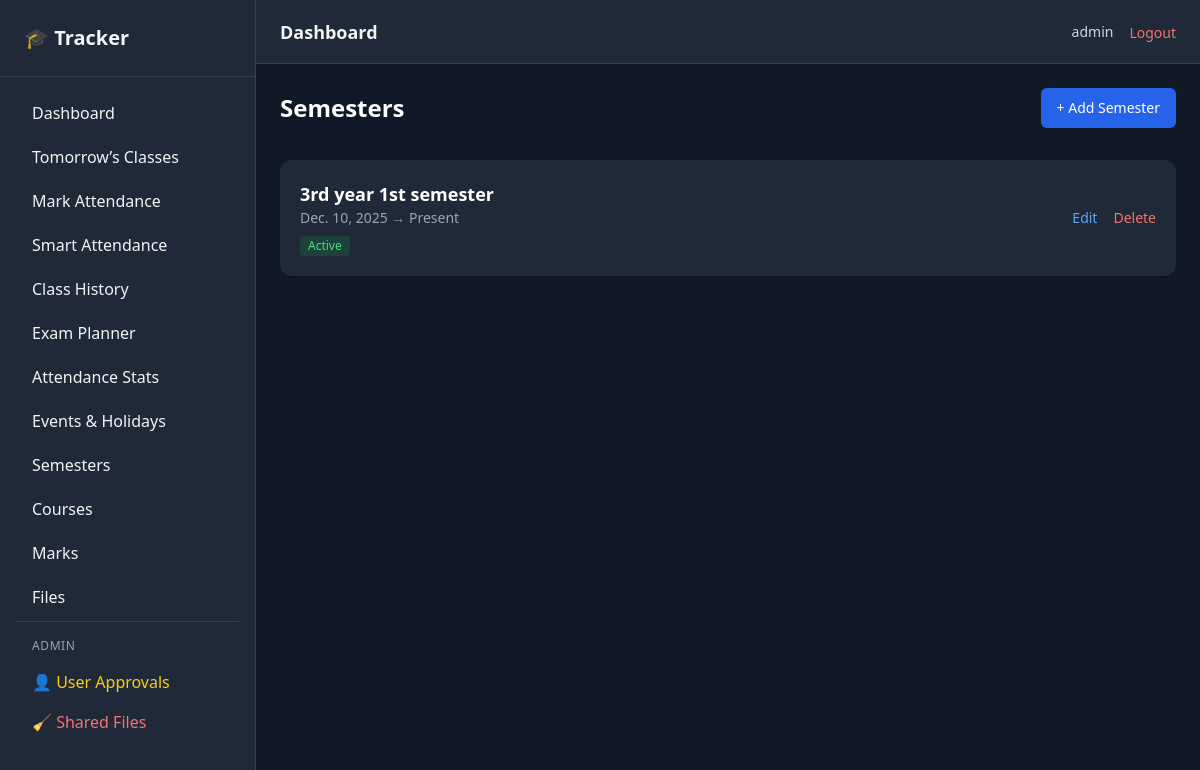
The app's page /semesters/ (signed in), older data.
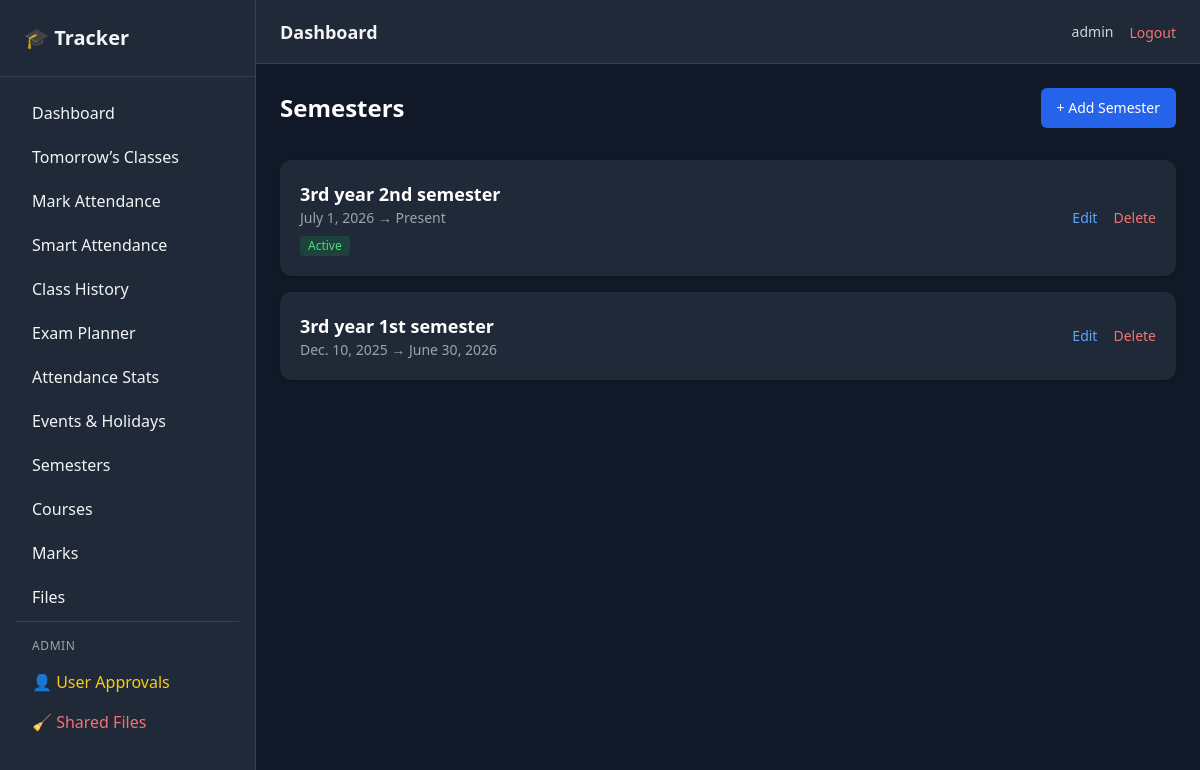
The same page, newer data.
### core/models.py (models this page shows, shortened)
class User(AbstractUser):
    email = models.EmailField(unique=True)
    full_name = models.CharField(max_length=200, null=True, blank=True)
    mobile = models.CharField(max_length=20, null=True, blank=True)
    university = models.CharField(
        max_length=200,
        blank=True,
        null=True
    )
    dob = models.DateField(
        blank=True,
        null=True
    )
    is_approved = models.BooleanField(default=False)

class Semester(models.Model):
    user = models.ForeignKey(
        settings.AUTH_USER_MODEL,
        on_delete  = models.CASCADE,
        related_name = 'semesters'
    )
    name = models.CharField(max_length=100)
    start_date = models.DateField()
    end_date = models.DateField(null=True, blank=True)
    is_active  = models.BooleanField(default=False)
    class Meta:
        ordering = ['-start_date']

### core/views.py (the view)
# urls.py: path('semesters/', views.semester_list, name='semester_list'),
@login_required
def semester_list(request):
    semesters = Semester.objects.filter(user=request.user)
    context ={
        'semesters':semesters
    }
    return render(request, 'semester/list.html', context)

### templates/semester/list.html
{% extends 'base/base.html' %}
{% block content %}
<div class="flex justify-between items-center mb-8">
    <h2 class="text-2xl font-semibold text-white">
        Semesters
    </h2>
    <a href="{% url 'semester_create' %}"
       class="bg-blue-600 text-white px-4 py-2.5 rounded-md text-sm font-medium
              hover:bg-blue-500 transition">
        + Add Semester
    </a>
</div>
<div class="space-y-4">
    {% for s in semesters %}
        <div class="bg-gray-800 p-5 rounded-xl shadow
                    flex justify-between items-center
                    hover:bg-gray-700 transition">
            <div>
                <h3 class="text-lg font-semibold text-white">
                    {{ s.name }}
                </h3>
                <p class="text-sm text-gray-400">
                    {{ s.start_date }}
                    {% if s.end_date %}
                        → {{ s.end_date }}
                    {% else %}
                        → Present
                    {% endif %}
                </p>
                {% if s.is_active %}
                    <span class="inline-block mt-2 text-xs font-medium
                                 bg-green-600/20 text-green-400
                                 px-2 py-0.5 rounded">
                        Active
                    </span>
                {% endif %}
            </div>
            <div class="flex items-center gap-4 text-sm">
                <a href="{% url 'semester_edit' s.id %}"
                   class="text-blue-400 hover:underline">
                    Edit
                </a>
                <a href="{% url 'semester_delete' s.id %}"
                   class="text-red-400 hover:underline">
                    Delete
                </a>
            </div>
        </div>
    {% empty %}
        <p class="text-gray-400 text-center">
            No semesters added.
        </p>
    {% endfor %}
</div>
{% endblock %}

### templates/base/base.html (shortened to what this page needs)
<!DOCTYPE html>
<html lang="en">
<head>
    <script src="https://cdn.tailwindcss.com"></script>
</head>
<body class="dark bg-gray-900 text-gray-100 overflow-x-hidden">
<div class="flex h-screen overflow-hidden">
    {% include 'base/sidebar.html' %}
    <div class="flex-1 flex flex-col">
        {% include 'base/navbar.html' %}
        <main class="p-4 sm:p-6 overflow-y-auto">
            {% block content %}{% endblock %}
        </main>
    </div>
</div>
</body>
</html>

### templates/base/sidebar.html
<aside id="sidebar"
class="fixed inset-y-0 left-0 z-40 w-64 bg-gray-800 border-r border-gray-700
hidden md:block md:static
transform md:translate-x-0 -translate-x-full
transition-transform duration-300">
    <div class="p-6 text-xl font-bold border-b border-gray-700">
        🎓 Tracker
    </div>
    <nav class="px-4 py-4 space-y-1 overflow-y-auto h-[calc(100%-4.5rem)]">
        <a href="{% url 'dashboard' %}" class="block px-4 py-2 rounded hover:bg-gray-700">
            Dashboard
        </a>
        <a href="{% url 'tomorrow_classes' %}" class="block px-4 py-2 rounded hover:bg-gray-700">
            Tomorrow’s Classes
        </a>
        <a href="{% url 'mark_attendance' %}" class="block px-4 py-2 rounded hover:bg-gray-700">
            Mark Attendance
        </a>
        <a href="{% url 'smart_attendance' %}" class="block px-4 py-2 rounded hover:bg-gray-700">
            Smart Attendance
        </a>
        <a href="{% url 'class_history_courses' %}" class="block px-4 py-2 rounded hover:bg-gray-700">
            Class History
        </a>
        <a href="{% url 'assessment_list' %}" class="block px-4 py-2 rounded hover:bg-gray-700">
            Exam Planner
        </a>
        <a href="{% url 'attendance_stats' %}" class="block px-4 py-2 rounded hover:bg-gray-700">
            Attendance Stats
        </a>
        <a href="{% url 'academic_calendar' %}" class="block px-4 py-2 rounded hover:bg-gray-700">
            Events & Holidays
        </a>
        <a href="{% url 'semester_list' %}" class="block px-4 py-2 rounded hover:bg-gray-700">
            Semesters
        </a>
        <a href="{% url 'course_list' %}" class="block px-4 py-2 rounded hover:bg-gray-700">
            Courses
        </a>
        <a href="{% url 'marks_overview' %}" class="block px-4 py-2 rounded hover:bg-gray-700">
            Marks
        </a>
        <a href="{% url 'file_hub' %}" class="block px-4 py-2 rounded hover:bg-gray-700">
            Files
        </a>
        {% if request.user.is_superuser %}
        <div class="mt-4 border-t border-gray-700 pt-4">
            <p class="px-4 text-xs uppercase tracking-wider text-gray-400 mb-2">
                Admin
            </p>
            <a href="{% url 'approve_users' %}"
               class="block px-4 py-2 rounded hover:bg-gray-700 text-yellow-400">
                👤 User Approvals
            </a>
            <a href="{% url 'admin_shared_links' %}"
               class="block px-4 py-2 rounded hover:bg-gray-700 text-red-400">
                🧹 Shared Files
            </a>
        </div>
        {% endif %}
    </nav>
</aside>

### templates/base/navbar.html (shortened to what this page needs)
<header class="h-16 bg-gray-800 border-b border-gray-700 flex items-center justify-between px-4 sm:px-6">
    <div class="flex items-center gap-3">
        <h1 class="text-lg font-semibold">
            Dashboard
        </h1>
    </div>
    <div class="flex items-center gap-4">
        <span class="text-sm text-gray-300 hidden sm:block">
            {{ request.user.username }}
        </span>
        <form method="post" action="{% url 'logout' %}">
            <button type="submit"
                    class="text-red-400 hover:text-red-300 text-sm font-medium">
                Logout
            </button>
        </form>
    </div>
</header>

Row changes from the older to the newer data that the page shows:
added Semester: name "3rd year 2nd semester", start_date "July 1, 2026", shows "→ Present", is_active "Active"
changed Semester "3rd year 1st semester": end_date (not shown) → "June 30, 2026"; end_date "→ Present" → "→"; no longer shows "Active"
